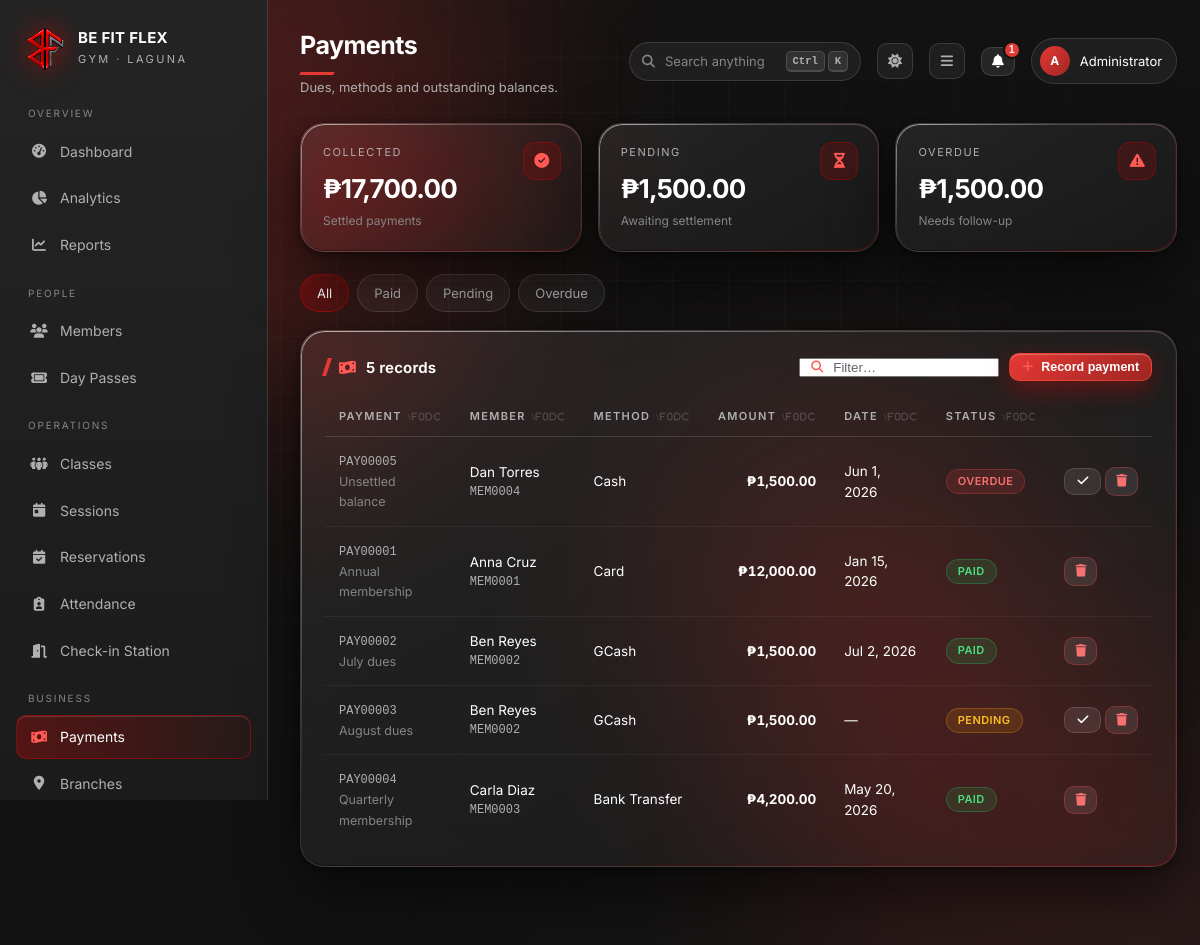
/admin/payments.php (signed in), run on an earlier commit of the app's database.
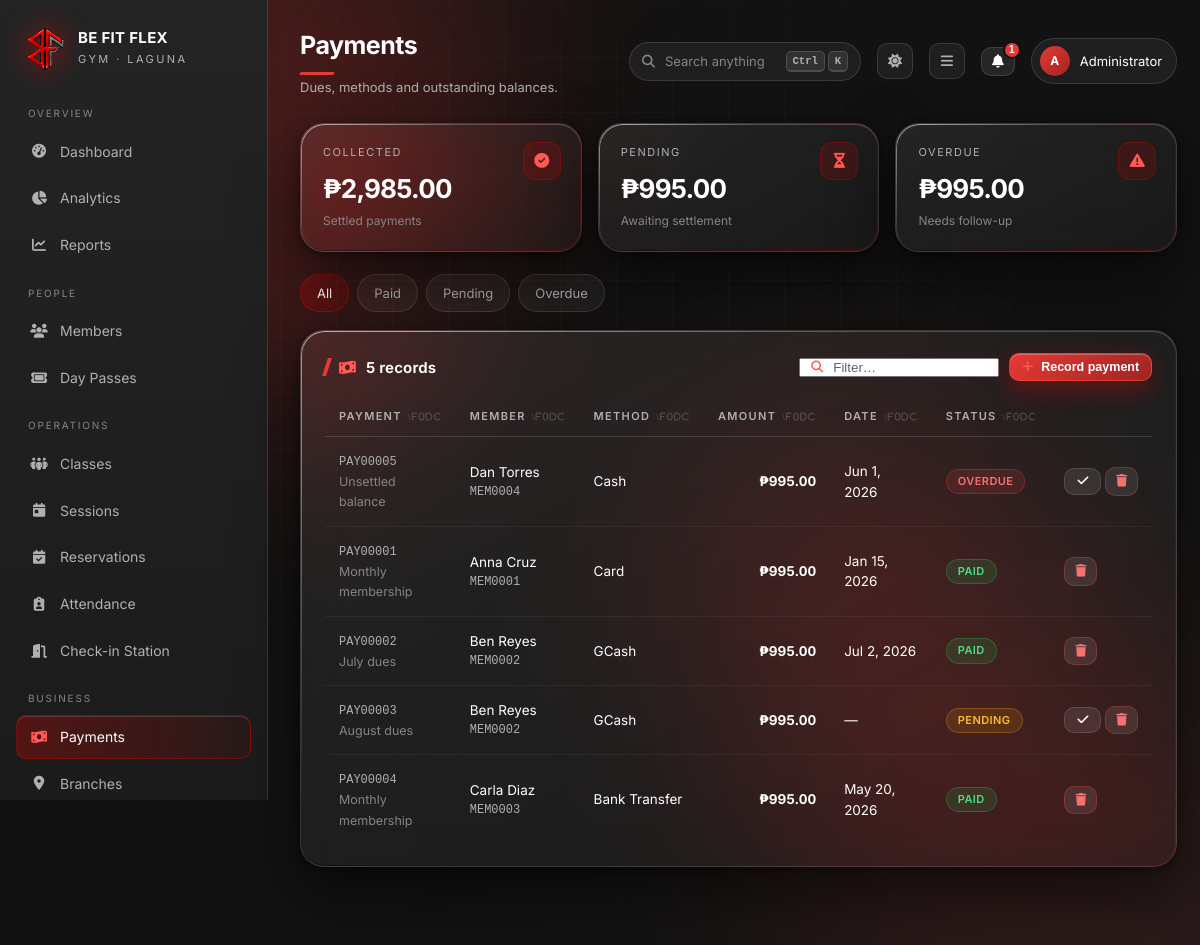
And on a later commit of the database.
### tables this page shows
CREATE TABLE payments (
    payment_id VARCHAR(50) PRIMARY KEY,
    member_id VARCHAR(50) NOT NULL,
    session_id VARCHAR(50),
    amount DECIMAL(10,2) NOT NULL,
    payment_method ENUM('Cash','Card','GCash','Bank Transfer','Maya') NOT NULL,
    payment_status ENUM('Paid','Pending','Overdue') NOT NULL DEFAULT 'Pending',
    payment_date DATE,
    notes LONGTEXT NULL,
    created_at TIMESTAMP DEFAULT CURRENT_TIMESTAMP,
    updated_at TIMESTAMP DEFAULT CURRENT_TIMESTAMP ON UPDATE CURRENT_TIMESTAMP,
    FOREIGN KEY (member_id) REFERENCES members(member_id) ON DELETE CASCADE,
    FOREIGN KEY (session_id) REFERENCES sessions(session_id) ON DELETE SET NULL,
    INDEX idx_member_id (member_id), INDEX idx_payment_status (payment_status), INDEX idx_payment_date (payment_date)
);

CREATE TABLE members (
    member_id VARCHAR(50) PRIMARY KEY,
    user_id INT NOT NULL UNIQUE,
    member_name VARCHAR(255) NOT NULL,
    contact_number VARCHAR(20) NOT NULL,
    contact_number_encrypted TEXT NULL,
    email VARCHAR(255) NOT NULL,
    membership_type ENUM('Monthly') NOT NULL,
    join_date DATE NOT NULL,
    out_date DATE NULL,
    status ENUM('Active','Inactive','Expired') NOT NULL DEFAULT 'Active',
    created_at TIMESTAMP DEFAULT CURRENT_TIMESTAMP,
    updated_at TIMESTAMP DEFAULT CURRENT_TIMESTAMP ON UPDATE CURRENT_TIMESTAMP,
    FOREIGN KEY (user_id) REFERENCES users(user_id) ON DELETE CASCADE,
    INDEX idx_status (status), INDEX idx_member_name (member_name), INDEX idx_email (email)
);

### includes/auth.php (called while the page is built, shortened)
<?php
require_once __DIR__ . '/../config/db.php';
require_once __DIR__ . '/helpers.php';
function base_url(): string
{
    return defined('IN_SUBDIR') && IN_SUBDIR ? '../' : '';
}
function current_user(): ?array
{
    $type = $_SESSION['user_type'] ?? '';
    return [
        'id'    => (int) $_SESSION['user_id'],
        'name'  => $_SESSION['name'] ?? '',
        'email' => $_SESSION['email'] ?? '',
        'type'  => $type,
    ];
}

### config/db.php (called while the page is built, shortened)
<?php
function db(): PDO
{
    static $pdo = null;
    if ($pdo instanceof PDO) {
        return $pdo;
    }
    $dsn = sprintf('mysql:host=%s;port=%s;dbname=%s;charset=utf8mb4', DB['host'], DB['port'], DB['name']);
    try {
        $pdo = new PDO($dsn, DB['user'], DB['pass'], [
            PDO::ATTR_ERRMODE            => PDO::ERRMODE_EXCEPTION,
            PDO::ATTR_DEFAULT_FETCH_MODE => PDO::FETCH_ASSOC,
            PDO::ATTR_EMULATE_PREPARES   => false,
        ]);
    } catch (PDOException $e) {
        http_response_code(500);
        echo '<!doctype html><meta charset="utf-8">'
           . '<div style="font:16px system-ui;background:#0a0a0a;color:#eee;padding:40px;height:100vh">'
           . '<h1 style="color:#E10600">Database connection failed</h1>'
           . '<p>MySQL is not reachable, or the database has not been imported yet.</p>'
           . '<ol><li>Start <b>MySQL</b> in the XAMPP Control Panel</li>'
           . '<li>Import <code>database/befitflex_gym.sql</code> through phpMyAdmin</li>'
           . '<li>Check the credentials in <code>config/db.php</code></li></ol>'
           . '<p style="color:#888">' . htmlspecialchars($e->getMessage()) . '</p></div>';
        exit;
    }
    return $pdo;
}

### admin/payments.php (the view, shortened to what this page needs)
<?php
require __DIR__ . '/../includes/auth.php';
$page = 'payments';
$title = 'Payments';
$subtitle = 'Dues, methods and outstanding balances.';
$filter = $_GET['status'] ?? 'all';
$sql = 'SELECT p.*, m.member_name FROM payments p JOIN members m ON m.member_id = p.member_id';
$args = [];
$sql .= ' ORDER BY (p.payment_status <> "Overdue"), p.created_at DESC';
$payments = rows($sql, $args);
$paid    = (float) scalar("SELECT COALESCE(SUM(amount),0) FROM payments WHERE payment_status='Paid'");
$pending = (float) scalar("SELECT COALESCE(SUM(amount),0) FROM payments WHERE payment_status='Pending'");
$overdue = (float) scalar("SELECT COALESCE(SUM(amount),0) FROM payments WHERE payment_status='Overdue'");
include __DIR__ . '/../includes/header.php';
?>
<div class="stats">
  <div class="stat glass hover"><div class="ico"><i class="fa-solid fa-circle-check"></i></div>
    <div class="label">Collected</div><div class="value" style="font-size:26px"><?= money($paid) ?></div>
    <div class="note">Settled payments</div></div>
  <div class="stat glass hover"><div class="ico"><i class="fa-solid fa-hourglass-half"></i></div>
    <div class="label">Pending</div><div class="value" style="font-size:26px"><?= money($pending) ?></div>
    <div class="note">Awaiting settlement</div></div>
  <div class="stat glass hover"><div class="ico"><i class="fa-solid fa-triangle-exclamation"></i></div>
    <div class="label">Overdue</div><div class="value" style="font-size:26px"><?= money($overdue) ?></div>
    <div class="note">Needs follow-up</div></div>
</div>
<div class="tabs">
  <?php foreach (['all' => 'All', 'Paid' => 'Paid', 'Pending' => 'Pending', 'Overdue' => 'Overdue'] as $k => $lbl): ?>
    <a class="<?= $filter === $k ? 'on' : '' ?>" href="?status=<?= $k ?>"><?= $lbl ?></a>
  <?php endforeach; ?>
</div>
<div class="panel glass">
  <h2><i class="fa-solid fa-money-bill-wave"></i> <?= count($payments) ?> record<?= count($payments) === 1 ? '' : 's' ?>
    <input type="search" placeholder="Filter…" data-filter-for="tblPay" style="width:200px">
    <button class="btn red sm" data-shortcut="new" onclick="openModal('mPay')"><i class="fa-solid fa-plus"></i> Record payment</button>
  </h2>
  <?php if (!$payments): ?>
    <div class="empty"><i class="fa-solid fa-receipt"></i>Nothing here.</div>
  <?php else: ?>
  <div class="table-wrap"><table id="tblPay">
    <thead><tr><th>Payment</th><th>Member</th><th>Method</th><th class="num">Amount</th><th>Date</th><th>Status</th><th></th></tr></thead>
    <tbody>
    <?php foreach ($payments as $p): ?>
      <tr>
        <td><span class="mono"><?= e($p['payment_id']) ?></span>
            <?php if ($p['notes']): ?><div class="note"><?= e($p['notes']) ?></div><?php endif; ?></td>
        <td><?= e($p['member_name']) ?><div class="mono"><?= e($p['member_id']) ?></div></td>
        <td><?= e($p['payment_method']) ?></td>
        <td class="num"><b><?= money($p['amount']) ?></b></td>
        <td><?= dt($p['payment_date']) ?></td>
        <td><?= badge($p['payment_status']) ?></td>
        <td style="white-space:nowrap">
          <?php if ($p['payment_status'] !== 'Paid'): ?>
            <form method="post" style="display:inline">
              <button class="btn sm" title="Mark as paid"><i class="fa-solid fa-check"></i></button>
            </form>
          <?php endif; ?>
          <form method="post" style="display:inline" onsubmit="return confirm('Delete this payment record?')">
            <button class="btn sm icon danger"><i class="fa-solid fa-trash"></i></button>
          </form>
        </td>
      </tr>
    <?php endforeach; ?>
    </tbody>
  </table></div>
  <?php endif; ?>
</div>
<?php include __DIR__ . '/../includes/footer.php'; ?>

### includes/header.php (shortened to what this page needs)
<?php
$cssFile = __DIR__ . '/../assets/css/glass.css';
$uiCss   = __DIR__ . '/../assets/css/ui.css';
$uiCssV  = is_file($uiCss) ? filemtime($uiCss) : 1;
$cssV    = is_file($cssFile) ? filemtime($cssFile) : 1;
$u    = current_user();
$b    = base_url();
$unread  = $u ? unread_count($u['id']) : 0;
?>
<!DOCTYPE html>
<html lang="en" data-theme="dark">
<head>
<link rel="stylesheet" href="<?= $b ?>assets/css/glass.css?v=<?= $cssV ?>">
<link rel="stylesheet" href="<?= $b ?>assets/css/ui.css?v=<?= $uiCssV ?>">
<link rel="stylesheet" href="https://cdnjs.cloudflare.com/ajax/libs/font-awesome/6.5.1/css/all.min.css">
</head>
<body data-base="<?= $b ?>" class="<?= e($bodyClass ?? '') ?>">
<div class="field"><div class="blob a"></div><div class="blob b"></div><div class="blob c"></div></div>
<div class="shell">
<?php include __DIR__ . '/sidebar.php'; ?>
  <main class="main" id="main">
    <div class="topbar">
      <div>
        <h1><?= e($title ?? 'Dashboard') ?></h1>
        <?php if (!empty($subtitle)): ?><div class="sub"><?= e($subtitle) ?></div><?php endif; ?>
      </div>
      <button class="cmd-trigger" onclick="openCmd()" aria-label="Search — Ctrl K">
        <i class="fa-solid fa-magnifying-glass"></i>
        <span class="t">Search anything</span>
        <span class="k"><kbd>Ctrl</kbd><kbd>K</kbd></span>
      </button>
      <button class="icon-btn" onclick="toggleTheme()" title="Light or dark" aria-label="Toggle theme">
        <i id="themeIcon" class="fa-solid fa-sun"></i>
      </button>
      <button class="icon-btn" onclick="toggleDensity()" title="Row height" aria-label="Toggle density">
        <i id="densityIcon" class="fa-solid fa-bars"></i>
      </button>
      <div class="notification-menu" id="notificationMenu">
        <button class="btn icon notification-trigger" id="notificationTrigger" type="button"
                aria-label="Notifications<?= $unread ? ', ' . $unread . ' unread' : '' ?>"
                aria-expanded="false" aria-controls="notificationPopover">
          <i class="fa-solid fa-bell" aria-hidden="true"></i>
          <?php if ($unread): ?><span class="notification-badge"><?= $unread > 99 ? '99+' : $unread ?></span><?php endif; ?>
        </button>
      </div>
      <div class="pill-user">
        <span class="avatar"><?= e(strtoupper(substr($u['name'] ?: 'U', 0, 1))) ?></span>
        <span><?= e($u['name']) ?></span>
      </div>
    </div>

### includes/sidebar.php (shortened to what this page needs)
<?php
$b    = base_url();
$type = $u['type'];
$page = $page ?? '';
$menus = [
  'admin' => [
    'Overview' => [
      ['dashboard',   'Dashboard',        'fa-gauge-high',        'admin/dashboard.php'],
      ['analytics',   'Analytics',        'fa-chart-pie',         'admin/analytics.php'],
      ['reports',     'Reports',          'fa-chart-line',        'admin/reports.php'],
    ],
    'People' => [
      ['members',     'Members',          'fa-users',             'admin/members.php'],
      ['day-passes',  'Day Passes',       'fa-ticket',             'admin/day-passes.php'],
    ],
    'Operations' => [
      ['classes',     'Classes',          'fa-people-group',      'admin/classes.php'],
      ['sessions',    'Sessions',         'fa-calendar-day',      'admin/sessions.php'],
      ['reservations','Reservations',     'fa-calendar-check',    'admin/reservations.php'],
      ['attendance',  'Attendance',       'fa-clipboard-user',    'admin/attendance.php'],
      ['kiosk',       'Check-in Station', 'fa-door-open',         'kiosk.php'],
    ],
    'Business' => [
      ['payments',    'Payments',         'fa-money-bill-wave',   'admin/payments.php'],
      ['gyms',        'Branches',         'fa-location-dot',      'admin/gyms.php'],
    ],
    'System' => [
      ['announcements','Announcements',   'fa-bullhorn',          'admin/announcements.php'],
      ['notifications','Notifications',   'fa-bell',              'admin/notifications.php'],
      ['activity',    'Activity Log',     'fa-clock-rotate-left', 'admin/activity-log.php'],
    ],
  ],
  'member' => [
    'Training' => [
    ['dashboard',   'Dashboard',        'fa-gauge-high',        'member/dashboard.php'],
    ['classes',     'Classes',          'fa-people-group',      'member/classes.php'],
    ['reservations','Reservations',      'fa-calendar-check',    'member/reservations.php'],
    ],
    'Records' => [
      ['attendance',  'My Attendance',    'fa-clipboard-user',    'member/attendance.php'],
      ['payments',    'Payments',         'fa-money-bill-wave',   'member/payments.php'],
    ],
    'Account' => [
      ['notifications','Notifications',   'fa-bell',              'member/notifications.php'],
      ['idcard',      'My Member Card',   'fa-id-card',           'member/id-card.php'],
      ['profile',     'My Profile',       'fa-user',              'member/profile.php'],
    ],
  ],
];
?>
<aside class="sidebar">
  <div class="brand">
    <?php if (is_file(__DIR__ . '/../assets/img/logo.png')): ?>
      <img src="<?= $b ?>assets/img/logo.png" alt="">
    <?php else: ?>
      <svg viewBox="0 0 100 100" fill="none"><path d="M50 4 92 28v48L50 100 8 76V28z" stroke="#E53935" stroke-width="6"/><path d="M34 30h26M34 50h22M34 70h26" stroke="#E53935" stroke-width="7" stroke-linecap="round"/></svg>
    <?php endif; ?>
    <div>
      <b>BE FIT FLEX</b>
      <span>Gym · Laguna</span>
    </div>
  </div>
  <nav class="nav">
    <?php foreach ($menus[$type] as $group => $links): ?>
      <div class="nav-label"><?= e($group) ?></div>
      <?php foreach ($links as [$key, $label, $icon, $href]): ?>
        <a class="<?= $page === $key ? 'on' : '' ?>" href="<?= $b . $href ?>">
          <i class="fa-solid <?= $icon ?>"></i><?= e($label) ?>
        </a>
      <?php endforeach; ?>
    <?php endforeach; ?>
  </nav>
</aside>

### includes/helpers.php (shortened to what this page needs)
<?php
function e(mixed $v): string
{
    return htmlspecialchars((string) $v, ENT_QUOTES, 'UTF-8');
}
function money(float|string|null $v): string
{
    return '&#8369;' . number_format((float) $v, 2);
}
function dt(?string $v, string $fmt = 'M j, Y'): string
{
    if (!$v || str_starts_with($v, '0000')) {
        return '—';
    }
    $ts = strtotime($v);
    return $ts ? date($fmt, $ts) : '—';
}
function badge(?string $status): string
{
    $map = [
        'Active' => 'ok', 'Paid' => 'ok', 'Completed' => 'ok', 'Present' => 'ok', 'Confirmed' => 'ok',
        'Pending' => 'warn', 'Scheduled' => 'warn', 'Late' => 'warn', 'Ongoing' => 'warn',
        'Inactive' => 'mute', 'Absent' => 'mute',
        'Overdue' => 'bad', 'Expired' => 'bad', 'Cancelled' => 'bad',
    ];
    $tone = $map[$status] ?? 'mute';
    return '<span class="chip ' . $tone . '">' . e($status ?? '—') . '</span>';
}
function unread_count(int $userId): int
{
    $s = db()->prepare('SELECT COUNT(*) FROM notifications WHERE user_id = ? AND is_read = 0');
    $s->execute([$userId]);
    return (int) $s->fetchColumn();
}
function stmt(string $sql): PDOStatement
{
    static $cache = [];
    return $cache[$sql] ??= db()->prepare($sql);
}
function scalar(string $sql, array $args = []): mixed
{
    $s = stmt($sql);
    $s->execute($args);
    $v = $s->fetchColumn();
    return $v;
}
function rows(string $sql, array $args = []): array
{
    $s = stmt($sql);
    $s->execute($args);
    $r = $s->fetchAll();
    return $r;
}

### includes/footer.php (shortened to what this page needs)
  </main>
</div>
</body>
</html>

### assets/css/ui.css (style rules this page uses)
:root { --row-y: 13px; --panel-p: 22px; }
.panel { padding: var(--panel-p) calc(var(--panel-p) + 2px); }
tbody td { padding: var(--row-y) 14px; }
.cmd-trigger { display: flex; align-items: center; gap: 10px; min-width: 232px; padding: 8px 12px; background: var(--glass); border: 1px solid var(--stroke); border-radius: 999px; backdrop-filter: var(--blur); -webkit-backdrop-filter: var(--blur); color: var(--dim); font-size: 13px; font-family: inherit; cursor: pointer; transition: border-color .2s, color .2s; }
.cmd-trigger .k { margin-left: auto; display: flex; gap: 3px; }
kbd { display: inline-block; min-width: 20px; padding: 2px 6px; background: rgba(255,255,255,.09); border: 1px solid var(--stroke); border-bottom-width: 2px; border-radius: 5px; font: 600 10.5px/1.4 ui-monospace, Menlo, Consolas, monospace; color: var(--muted); text-align: center; }
.icon-btn { display: grid; place-items: center; width: 36px; height: 36px; border-radius: 10px; border: 1px solid var(--stroke); background: var(--glass); color: var(--muted); cursor: pointer; font-size: 14px; backdrop-filter: var(--blur); -webkit-backdrop-filter: var(--blur); transition: all .2s; position: relative; }
.notification-menu { position: relative; }
.notification-trigger { position: relative; }
.notification-badge { position: absolute; top: -7px; right: -7px; min-width: 18px; height: 18px; padding: 0 4px; border: 2px solid var(--ink); border-radius: 999px; background: var(--red); color: #fff; font-size: 10px; font-weight: 700; line-height: 14px; text-align: center; }
thead th.sortable { cursor: pointer; user-select: none; white-space: nowrap; }
thead th.sortable::after { content: "\\f0dc"; font-family: "Font Awesome 6 Free"; font-weight: 900; font-size: 9px; margin-left: 6px; opacity: .3; }
.search-wrap input { padding-left: 32px !important; }

What changed in the data, as far as the page shows it:
changed payments "Cash": amount "₱1,500.00" → "₱995.00"
changed payments "Card": notes "Annual membership" → "Monthly membership"; amount "₱12,000.00" → "₱995.00"
changed payments "Jul 2, 2026": amount "₱1,500.00" → "₱995.00"
changed payments "August dues": amount "₱1,500.00" → "₱995.00"
changed payments "Bank Transfer": notes "Quarterly membership" → "Monthly membership"; amount "₱4,200.00" → "₱995.00"
Also different on the page:
money($paid): "₱17,700.00" → "₱2,985.00"
money($pending): "₱1,500.00" → "₱995.00"
money($overdue): "₱1,500.00" → "₱995.00"
